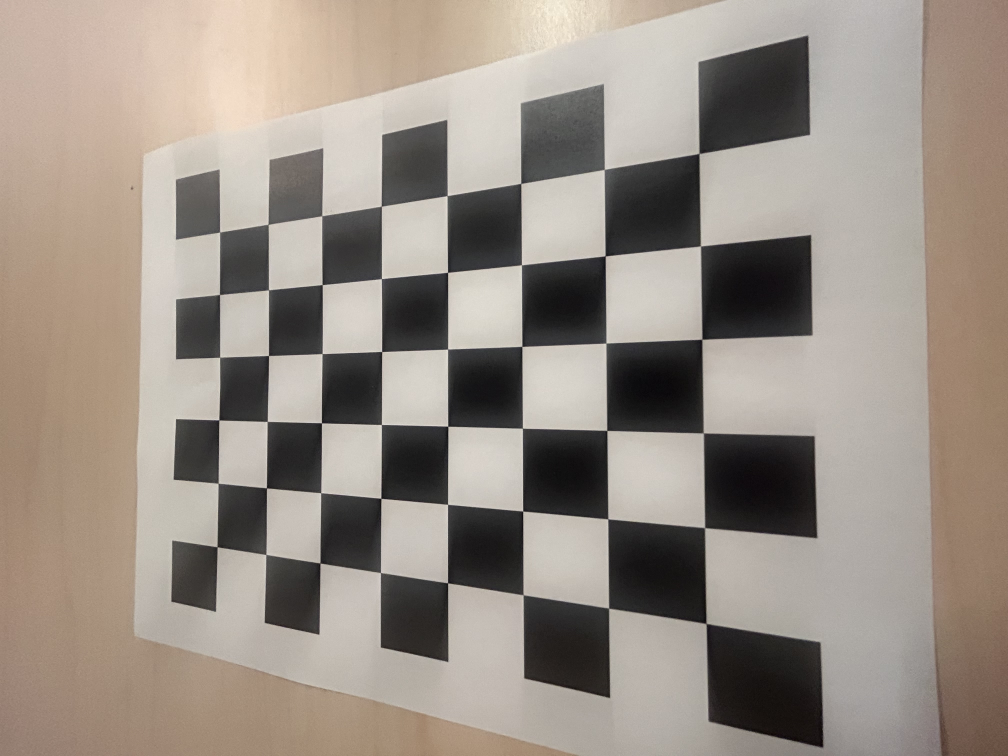
#> input picture top_side/camera_calibration/0.5 calibration.jpg, 4032 x 3024 px (shown at 1/4 size); its folder holds only this picture in this run
$ python measurementbasics.py
#> lines starting #> are read from the running program, lines starting #| are printed output that depends on the picture; after the words box and inside, x2 and y2 are one past the last pixel; in counts of white or black regions, pixels touching at a corner belong together
import cv2
import tkinter as tk
from tkinter import filedialog
from tkinter import messagebox
import csv
import os
import datetime
import numpy as np

BASE_DIR = os.path.dirname(os.path.abspath(__file__))
CALIBRATION_CSV = os.path.join(BASE_DIR, "camera_calibration", "camera_calibration_params.csv")

# Open file chooser dialog
root = tk.Tk()
root.withdraw()
image_path = filedialog.askopenfilename(
    title="Select an Image",
    filetypes=[("Image files", "*.jpg *.jpeg *.png *.bmp *.tiff")]
)
#> the answer given: camera_calibration/0.5 calibration.jpg

if not image_path:
    print("No file selected.")
    exit()

img = cv2.imread(image_path)
#> img is the input picture: shape (3024, 4032, 3); mean B, G, R 133.2, 142.7, 152.6
if img is None:
    print(f"Error: Could not load {image_path}")
    exit()

h, w = img.shape[:2]
filename = image_path.split("/")[-1].split("\\")[-1]
mtime = os.path.getmtime(image_path)
file_datetime = datetime.datetime.fromtimestamp(mtime).strftime("%Y-%m-%d  %H:%M:%S")

KNOWN_DISTANCE_MM = 125.0
ZOOM_STEP      = 1.2
ZOOM_MIN       = 1.0
ZOOM_MAX       = 20.0

# CLAHE (on LAB L channel) tuning: raise clip limit if edges stay flat,
# lower it if noise gets amplified.
CLAHE_CLIP_LIMIT = 2.0
CLAHE_TILE_GRID  = (8, 8)

# Homography rectification: real-world size of the measurement block whose four
# corners get clicked (clicked order: top-left, top-right, bottom-right, bottom-left).
BLOCK_WIDTH_MM   = 125.0
BLOCK_HEIGHT_MM  = 27.0
RECTIFY_PX_PER_MM = 4.0    # fixed output resolution of the rectified image
RECTIFY_MARGIN_MM = 150.0  # real-world area kept around the block on every side
RECTIFY_MAX_DIM   = 5000   # cap the canvas (px) so a huge margin can't blow up memory

font      = cv2.FONT_HERSHEY_SIMPLEX
scale     = 0.62
small_scale = 0.52
button_scale = 0.68
thickness = 1
padding   = 8
line_type = cv2.LINE_AA

PAIR_COLORS = [
    (0,   255, 255),   # yellow  — calibration
    (255, 255,   0),   # cyan    — measurement
    (255,   0, 255),   # magenta
    (0,   165, 255),   # orange
    (0,   255,   0),   # green
]

WINDOW_NAME    = "Image Viewer"
clicks         = []
ticker         = []
click_ticker_counts = []   # parallel to clicks: ticker lines each click appended (for undo)
pixels_per_mm = [None]
undistort_button_rect = [None]
undo_button_rect = [None]
save_button_rect = [None]
white_balance_button_rect = [None]
clahe_button_rect = [None]
rectify_button_rect = [None]
has_undistorted = [False]   # image may only be undistorted once
undistorted_img = [None]    # holds the undistorted image awaiting a manual save
base_img = [img.copy()]     # image without WB/CLAHE/rectify toggles applied
wb_enabled = [False]        # gray-world white balance toggle
clahe_enabled = [False]     # CLAHE contrast toggle

# Homography rectification state
rectify_enabled   = [False]   # show rectified (warped) view
rectify_pick_mode = [False]   # currently clicking the 4 block corners
rectify_corners   = []        # up to 4 (x, y) corner points in base-image coords
rectify_H         = [None]    # 3x3 homography (base coords -> rectified canvas)
rectify_size      = [None]    # (out_w, out_h) of the rectified canvas
rectify_scale     = [None]    # px per mm in the rectified image (auto from block)

# Zoom / pan state
zoom_level     = 1.0
view_x         = 0.0   # top-left of visible region in original image coords
view_y         = 0.0
pan_start      = [None]
pan_view_start = [None]

# [247 lines left out: functions parse_calibration_value, read_calibration_csv, reset_image_state, undo_last_click, undistort_loaded_image, save_undistorted_image and 9 more, not called in this run]

def pair_color(i):
    return PAIR_COLORS[(i // 2) % len(PAIR_COLORS)]

def px_distance(p1, p2):
    return ((p2[0]-p1[0])**2 + (p2[1]-p1[1])**2) ** 0.5

def draw_filled_rect_alpha(out, top_left, bottom_right, color, alpha):
    overlay = out.copy()
    cv2.rectangle(overlay, top_left, bottom_right, color, -1)
    cv2.addWeighted(overlay, alpha, out, 1 - alpha, 0, out)

def draw_text_panel(out, lines, anchor, align="left", vertical_align="top", panel_color=(20, 20, 20), alpha=0.78):
    text_sizes = [cv2.getTextSize(line, font, small_scale, thickness)[0] for line in lines]
    max_width = max((size[0] for size in text_sizes), default=0)
    line_height = max((size[1] for size in text_sizes), default=14) + padding
    panel_width = max_width + padding * 3
    panel_height = line_height * len(lines) + padding

    ax, ay = anchor
    if align == "right":
        x1 = ax - panel_width
    else:
        x1 = ax
    if vertical_align == "bottom":
        y1 = ay - panel_height
    else:
        y1 = ay
    x2 = x1 + panel_width
    y2 = y1 + panel_height

    draw_filled_rect_alpha(out, (x1, y1), (x2, y2), panel_color, alpha)
    cv2.rectangle(out, (x1, y1), (x2, y2), (80, 80, 80), 1, line_type)

    for i, line in enumerate(lines):
        y = y1 + padding + (i + 1) * line_height - padding // 2
        cv2.putText(out, line, (x1 + padding * 2, y), font, small_scale, (245,245,245), thickness, line_type)

def get_undistort_button_rect():
    label = "Undistort Image"
    (tw, th), _ = cv2.getTextSize(label, font, button_scale, thickness)
    x1 = padding * 2
    y1 = padding * 2
    x2 = x1 + tw + padding * 5
    y2 = y1 + th + padding * 4
    return label, (x1, y1, x2, y2)

def get_undo_button_rect():
    label = "Undo Click"
    (tw, th), _ = cv2.getTextSize(label, font, button_scale, thickness)
    # sit directly below the undistort button, sharing the same left edge
    _, (ux1, _uy1, _ux2, uy2) = get_undistort_button_rect()
    x1 = ux1
    y1 = uy2 + padding
    x2 = x1 + tw + padding * 5
    y2 = y1 + th + padding * 4
    return label, (x1, y1, x2, y2)

def get_save_button_rect():
    label = "Save Image"
    (tw, th), _ = cv2.getTextSize(label, font, button_scale, thickness)
    # sit directly below the undo button, sharing the same left edge
    _, (sx1, _sy1, _sx2, sy2) = get_undo_button_rect()
    x1 = sx1
    y1 = sy2 + padding
    x2 = x1 + tw + padding * 5
    y2 = y1 + th + padding * 4
    return label, (x1, y1, x2, y2)

def get_white_balance_button_rect():
    label = "White Balance"
    (tw, th), _ = cv2.getTextSize(label, font, button_scale, thickness)
    # sit directly below the save button, sharing the same left edge
    _, (wx1, _wy1, _wx2, wy2) = get_save_button_rect()
    x1 = wx1
    y1 = wy2 + padding
    x2 = x1 + tw + padding * 5
    y2 = y1 + th + padding * 4
    return label, (x1, y1, x2, y2)

def get_clahe_button_rect():
    label = "CLAHE Contrast"
    (tw, th), _ = cv2.getTextSize(label, font, button_scale, thickness)
    # sit directly below the white balance button, sharing the same left edge
    _, (cx1, _cy1, _cx2, cy2) = get_white_balance_button_rect()
    x1 = cx1
    y1 = cy2 + padding
    x2 = x1 + tw + padding * 5
    y2 = y1 + th + padding * 4
    return label, (x1, y1, x2, y2)

def get_rectify_button_label():
    if rectify_pick_mode[0]:
        return f"Picking corner {len(rectify_corners) + 1}/4"
    if rectify_H[0] is None:
        return "Rectify Block"
    return "Rectify: ON" if rectify_enabled[0] else "Rectify: OFF"

def get_rectify_button_rect():
    # width sized to the longest possible label so the box doesn't jump around
    (tw, th), _ = cv2.getTextSize("Picking corner 4/4", font, button_scale, thickness)
    # sit directly below the CLAHE button, sharing the same left edge
    _, (rx1, _ry1, _rx2, ry2) = get_clahe_button_rect()
    x1 = rx1
    y1 = ry2 + padding
    x2 = x1 + tw + padding * 5
    y2 = y1 + th + padding * 4
    return get_rectify_button_label(), (x1, y1, x2, y2)

# [15 lines left out: functions is_inside_rect, get_display_size, clamp_view, not called in this run]

def get_crop_bounds():
    # the source-image region currently visible (depends on zoom / pan).
    x1 = max(0, int(view_x))
    y1 = max(0, int(view_y))
    x2 = min(w, int(view_x + w / zoom_level) + 1)
    y2 = min(h, int(view_y + h / zoom_level) + 1)
    return x1, y1, x2, y2

def get_view_layout(dw, dh):
    # Fit the visible crop into the display preserving aspect ratio (letterbox).
    # Returns the crop bounds plus the uniform scale f and the black-bar offset
    # (off_x, off_y). All display<->original mapping uses this so clicks line up.
    x1, y1, x2, y2 = get_crop_bounds()
    crop_w = max(1, x2 - x1)
    crop_h = max(1, y2 - y1)
    f = min(dw / crop_w, dh / crop_h)
    content_w = crop_w * f
    content_h = crop_h * f
    off_x = (dw - content_w) / 2.0
    off_y = (dh - content_h) / 2.0
    return x1, y1, x2, y2, f, off_x, off_y

# [15 lines left out: functions display_to_orig, orig_to_display, not called in this run]

def draw_frame(dw, dh):
    x1, y1, x2, y2, f, off_x, off_y = get_view_layout(dw, dh)
    content_w = max(1, int(round((x2 - x1) * f)))
    content_h = max(1, int(round((y2 - y1) * f)))
    resized = cv2.resize(img[y1:y2, x1:x2], (content_w, content_h), interpolation=cv2.INTER_LINEAR)

    # paste the fitted image onto a black canvas (the letterbox bars)
    out = np.zeros((dh, dw, 3), dtype=np.uint8)
    oxi = max(0, int(round(off_x)))
    oyi = max(0, int(round(off_y)))
    out[oyi:oyi + content_h, oxi:oxi + content_w] = resized[:dh - oyi, :dw - oxi]

    # --- Click dots ---
    for idx, (ox, oy) in enumerate(clicks):
        dx, dy = orig_to_display(ox, oy, dw, dh)
        if 0 <= dx < dw and 0 <= dy < dh:
            cv2.circle(out, (dx, dy), 5, pair_color(idx), -1)

    # --- Rectification corner markers (while picking) ---
    if rectify_pick_mode[0]:
        corner_names = ["TL", "TR", "BR", "BL"]
        pts = []
        for ci, (ox, oy) in enumerate(rectify_corners):
            dx, dy = orig_to_display(ox, oy, dw, dh)
            pts.append((dx, dy))
            cv2.drawMarker(out, (dx, dy), (0, 0, 255), cv2.MARKER_CROSS, 16, 2)
            cv2.putText(out, corner_names[ci], (dx + 6, dy - 6), font, small_scale, (0, 0, 255), thickness, line_type)
        # connect the corners placed so far to preview the quad
        if len(pts) >= 2:
            cv2.polylines(out, [np.array(pts, dtype=np.int32)], len(pts) == 4, (0, 0, 255), 1, line_type)

    # --- Undistort button ---
    label, button_rect = get_undistort_button_rect()
    undistort_button_rect[0] = button_rect
    bx1, by1, bx2, by2 = button_rect
    undistort_enabled = not has_undistorted[0]
    undistort_fill = (32, 74, 104) if undistort_enabled else (40, 40, 40)
    undistort_text_color = (255, 255, 255) if undistort_enabled else (130, 130, 130)
    draw_filled_rect_alpha(out, (bx1, by1), (bx2, by2), undistort_fill, 0.88)
    cv2.rectangle(out, (bx1, by1), (bx2, by2), (180, 225, 245), 1, line_type)
    cv2.putText(out, label, (bx1 + padding * 2, by2 - padding * 2), font, button_scale, undistort_text_color, thickness, line_type)

    # --- Undo button ---
    undo_label, undo_rect = get_undo_button_rect()
    undo_button_rect[0] = undo_rect
    ux1, uy1, ux2, uy2 = undo_rect
    undo_enabled = len(clicks) > 0
    undo_fill = (40, 60, 90) if undo_enabled else (40, 40, 40)
    undo_text_color = (255, 255, 255) if undo_enabled else (130, 130, 130)
    draw_filled_rect_alpha(out, (ux1, uy1), (ux2, uy2), undo_fill, 0.88)
    cv2.rectangle(out, (ux1, uy1), (ux2, uy2), (180, 225, 245), 1, line_type)
    cv2.putText(out, undo_label, (ux1 + padding * 2, uy2 - padding * 2), font, button_scale, undo_text_color, thickness, line_type)

    # --- Save button ---
    save_label, save_rect = get_save_button_rect()
    save_button_rect[0] = save_rect
    sx1, sy1, sx2, sy2 = save_rect
    save_enabled = undistorted_img[0] is not None
    save_fill = (40, 90, 60) if save_enabled else (40, 40, 40)
    save_text_color = (255, 255, 255) if save_enabled else (130, 130, 130)
    draw_filled_rect_alpha(out, (sx1, sy1), (sx2, sy2), save_fill, 0.88)
    cv2.rectangle(out, (sx1, sy1), (sx2, sy2), (180, 225, 245), 1, line_type)
    cv2.putText(out, save_label, (sx1 + padding * 2, sy2 - padding * 2), font, button_scale, save_text_color, thickness, line_type)

    # --- White balance button (toggle) ---
    wb_label, wb_rect = get_white_balance_button_rect()
    white_balance_button_rect[0] = wb_rect
    wx1, wy1, wx2, wy2 = wb_rect
    wb_fill = (40, 120, 40) if wb_enabled[0] else (90, 70, 40)
    wb_border = (120, 255, 120) if wb_enabled[0] else (180, 225, 245)
    draw_filled_rect_alpha(out, (wx1, wy1), (wx2, wy2), wb_fill, 0.88)
    cv2.rectangle(out, (wx1, wy1), (wx2, wy2), wb_border, 1, line_type)
    cv2.putText(out, wb_label, (wx1 + padding * 2, wy2 - padding * 2), font, button_scale, (255, 255, 255), thickness, line_type)

    # --- CLAHE button (toggle) ---
    clahe_label, clahe_rect = get_clahe_button_rect()
    clahe_button_rect[0] = clahe_rect
    cx1, cy1, cx2, cy2 = clahe_rect
    clahe_fill = (40, 120, 40) if clahe_enabled[0] else (70, 40, 90)
    clahe_border = (120, 255, 120) if clahe_enabled[0] else (180, 225, 245)
    draw_filled_rect_alpha(out, (cx1, cy1), (cx2, cy2), clahe_fill, 0.88)
    cv2.rectangle(out, (cx1, cy1), (cx2, cy2), clahe_border, 1, line_type)
    cv2.putText(out, clahe_label, (cx1 + padding * 2, cy2 - padding * 2), font, button_scale, (255, 255, 255), thickness, line_type)

    # --- Rectify button (pick corners / toggle) ---
    rect_label, rect_rect = get_rectify_button_rect()
    rectify_button_rect[0] = rect_rect
    rx1, ry1, rx2, ry2 = rect_rect
    if rectify_pick_mode[0]:
        rect_fill, rect_border = (40, 90, 160), (120, 200, 255)   # picking
    elif rectify_enabled[0]:
        rect_fill, rect_border = (40, 120, 40), (120, 255, 120)   # on
    else:
        rect_fill, rect_border = (90, 60, 40), (180, 225, 245)    # off / not set
    draw_filled_rect_alpha(out, (rx1, ry1), (rx2, ry2), rect_fill, 0.88)
    cv2.rectangle(out, (rx1, ry1), (rx2, ry2), rect_border, 1, line_type)
    cv2.putText(out, rect_label, (rx1 + padding * 2, ry2 - padding * 2), font, button_scale, (255, 255, 255), thickness, line_type)

    # --- Lower-right info label ---
    info_lines = [filename, f"{w} x {h}", file_datetime, f"Zoom {zoom_level:.1f}x"]
    text_sizes = [cv2.getTextSize(line, font, small_scale, thickness)[0] for line in info_lines]
    panel_height = (max(size[1] for size in text_sizes) + padding) * len(info_lines) + padding
    draw_text_panel(out, info_lines, (dw - padding * 2, dh - padding * 2), align="right", vertical_align="bottom")

    # --- Upper-right ticker ---
    if ticker:
        visible_ticker = ticker[-8:]
        ticker_lines = [line for line, _color in visible_ticker]
        text_sizes = [cv2.getTextSize(line, font, small_scale, thickness)[0] for line in ticker_lines]
        max_width = max(size[0] for size in text_sizes)
        line_height = max(size[1] for size in text_sizes) + padding
        panel_width = max_width + padding * 3
        panel_height = line_height * len(visible_ticker) + padding
        x1 = dw - panel_width - padding * 2
        y1 = padding * 2
        x2 = x1 + panel_width
        y2 = y1 + panel_height
        draw_filled_rect_alpha(out, (x1, y1), (x2, y2), (20, 20, 20), 0.78)
        cv2.rectangle(out, (x1, y1), (x2, y2), (80, 80, 80), 1, line_type)
        for i, (line, color) in enumerate(visible_ticker):
            ly = y1 + padding + (i + 1) * line_height - padding // 2
            cv2.putText(out, line, (x1 + padding * 2, ly), font, small_scale, color, thickness, line_type)

    return out

# [104 lines left out: function mouse_callback, not called in this run]

# --- Init ---
cv2.namedWindow(WINDOW_NAME, cv2.WINDOW_NORMAL)
init_w = min(w, 1200)
init_h = int(h * init_w / w)
cv2.resizeWindow(WINDOW_NAME, init_w, init_h)
cv2.imshow(WINDOW_NAME, draw_frame(init_w, init_h))
#> in get_undistort_button_rect, `(tw, th), _ = cv2.getTextSize(label, font, button_scale, thickness)`: tw = 172; th = 15
#> in get_undistort_button_rect, `x2 = x1 + tw + padding * 5`: x2 = 228
#> in get_undistort_button_rect, `y2 = y1 + th + padding * 4`: y2 = 63
#> in draw_frame, `label, button_rect = get_undistort_button_rect()`: label = 'Undistort Image'; button_rect = (16, 16, 228, 63)
#> in draw_frame, `bx1, by1, bx2, by2 = button_rect`: bx1 = 16; bx2 = 228; by2 = 63
#> in draw_filled_rect_alpha, `cv2.rectangle(overlay, top_left, bottom_right, color, -1)`:
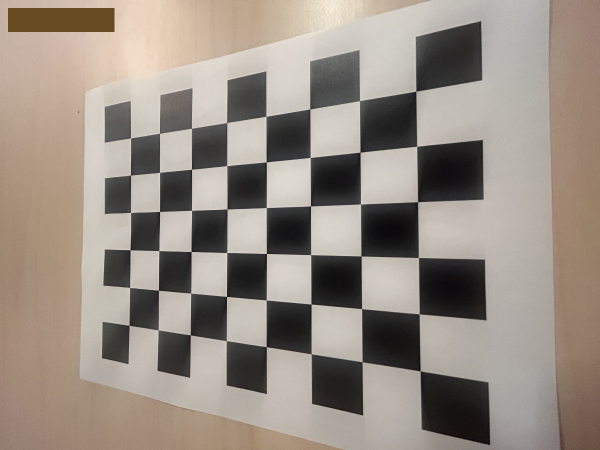
#> overlay: shape (900, 1200, 3) (shown at 1/2 size); mean B, G, R 131.8, 141.5, 151.5
#> in draw_frame, `cv2.putText(out, label, (bx1 + padding * 2, by2 - padding * 2), font, ..`:
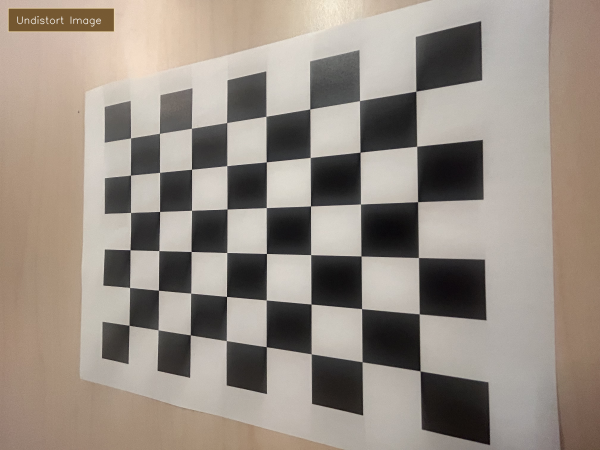
#> out: shape (900, 1200, 3) (shown at 1/2 size); mean B, G, R 132.1, 141.8, 151.7
#> in get_undo_button_rect, `(tw, th), _ = cv2.getTextSize(label, font, button_scale, thickness)`: tw = 115; th = 15
#> in get_undo_button_rect, `_, (ux1, _uy1, _ux2, uy2) = get_undistort_button_rect()`: ux1 = 16; uy2 = 63
#> in get_undo_button_rect, `x1 = ux1`: x1 = 16
#> in get_undo_button_rect, `y1 = uy2 + padding`: y1 = 71
#> in get_undo_button_rect, `x2 = x1 + tw + padding * 5`: x2 = 171
#> in get_undo_button_rect, `y2 = y1 + th + padding * 4`: y2 = 118
#> in draw_frame, `undo_label, undo_rect = get_undo_button_rect()`: undo_label = 'Undo Click'; undo_rect = (16, 71, 171, 118)
#> in draw_frame, `ux1, uy1, ux2, uy2 = undo_rect`: ux1 = 16; uy1 = 71; ux2 = 171; uy2 = 118
#> call 2 of draw_filled_rect_alpha, with top_left = (16, 71), bottom_right = (171, 118), color = (40, 40, 40), alpha = 0.88
#> in draw_filled_rect_alpha (call 2), `cv2.rectangle(overlay, top_left, bottom_right, color, -1)`:
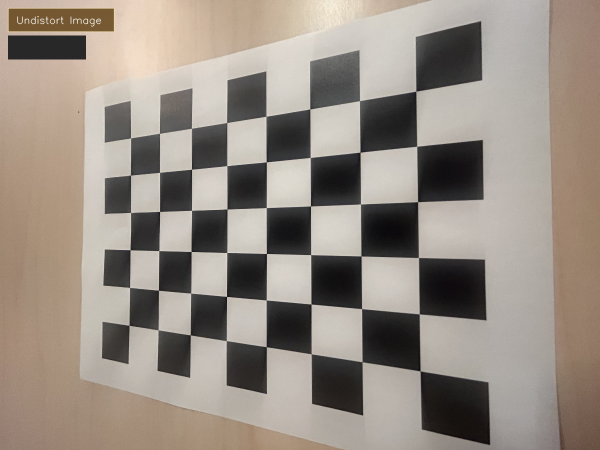
#> overlay: shape (900, 1200, 3) (shown at 1/2 size); 0.69% of pixels changed, all inside (x1, y1, x2, y2) = (16, 71, 172, 119)
#> in draw_frame, `cv2.rectangle(out, (ux1, uy1), (ux2, uy2), (180, 225, 245), 1, line_ty..`:
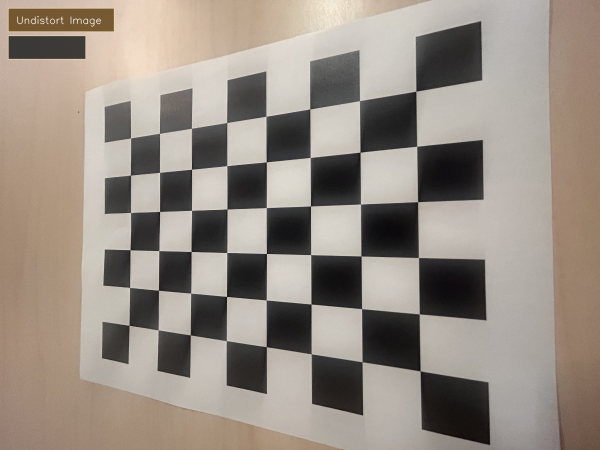
#> out: shape (900, 1200, 3) (shown at 1/2 size); mean B, G, R 131.3, 141, 150.8
#> in get_save_button_rect, `(tw, th), _ = cv2.getTextSize(label, font, button_scale, thickness)`: tw = 125; th = 15
#> in get_save_button_rect, `_, (sx1, _sy1, _sx2, sy2) = get_undo_button_rect()`: sx1 = 16; sy2 = 118
#> in get_save_button_rect, `x1 = sx1`: x1 = 16
#> in get_save_button_rect, `y1 = sy2 + padding`: y1 = 126
#> in get_save_button_rect, `x2 = x1 + tw + padding * 5`: x2 = 181
#> in get_save_button_rect, `y2 = y1 + th + padding * 4`: y2 = 173
#> in draw_frame, `save_label, save_rect = get_save_button_rect()`: save_label = 'Save Image'; save_rect = (16, 126, 181, 173)
#> in draw_frame, `sx1, sy1, sx2, sy2 = save_rect`: sx1 = 16; sy1 = 126; sx2 = 181; sy2 = 173
#> call 3 of draw_filled_rect_alpha, with top_left = (16, 126), bottom_right = (181, 173), color = (40, 40, 40), alpha = 0.88
#> in draw_filled_rect_alpha (call 3), `cv2.rectangle(overlay, top_left, bottom_right, color, -1)`:
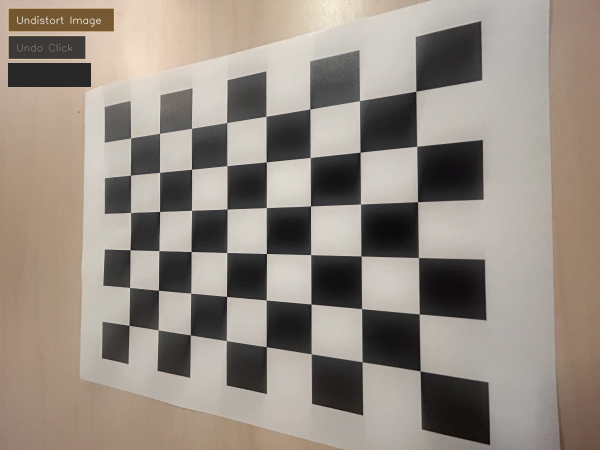
#> overlay: shape (900, 1200, 3) (shown at 1/2 size); mean B, G, R 130.5, 140, 149.6
#> in draw_frame, `cv2.rectangle(out, (sx1, sy1), (sx2, sy2), (180, 225, 245), 1, line_ty..`:
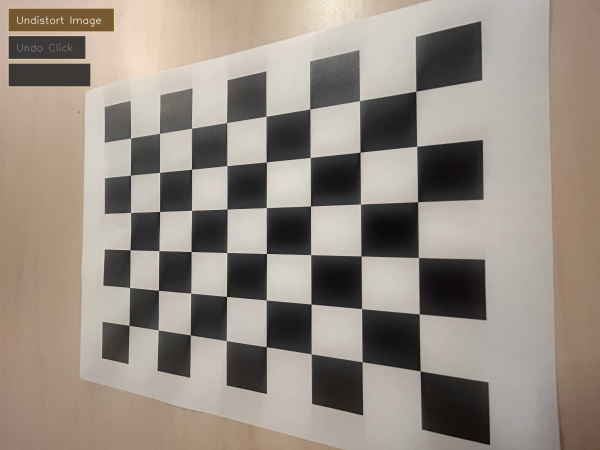
#> out: shape (900, 1200, 3) (shown at 1/2 size); mean B, G, R 130.6, 140.2, 149.9
#> in get_white_balance_button_rect, `(tw, th), _ = cv2.getTextSize(label, font, button_scale, thickness)`: tw = 150; th = 15
#> in get_white_balance_button_rect, `_, (wx1, _wy1, _wx2, wy2) = get_save_button_rect()`: wx1 = 16; wy2 = 173
#> in get_white_balance_button_rect, `x1 = wx1`: x1 = 16
#> in get_white_balance_button_rect, `y1 = wy2 + padding`: y1 = 181
#> in get_white_balance_button_rect, `x2 = x1 + tw + padding * 5`: x2 = 206
#> in get_white_balance_button_rect, `y2 = y1 + th + padding * 4`: y2 = 228
#> in draw_frame, `wb_label, wb_rect = get_white_balance_button_rect()`: wb_label = 'White Balance'; wb_rect = (16, 181, 206, 228)
#> in draw_frame, `wx1, wy1, wx2, wy2 = wb_rect`: wx1 = 16; wy1 = 181; wx2 = 206; wy2 = 228
#> call 4 of draw_filled_rect_alpha, with top_left = (16, 181), bottom_right = (206, 228), color = (90, 70, 40), alpha = 0.88
#> in draw_filled_rect_alpha (call 4), `cv2.rectangle(overlay, top_left, bottom_right, color, -1)`:
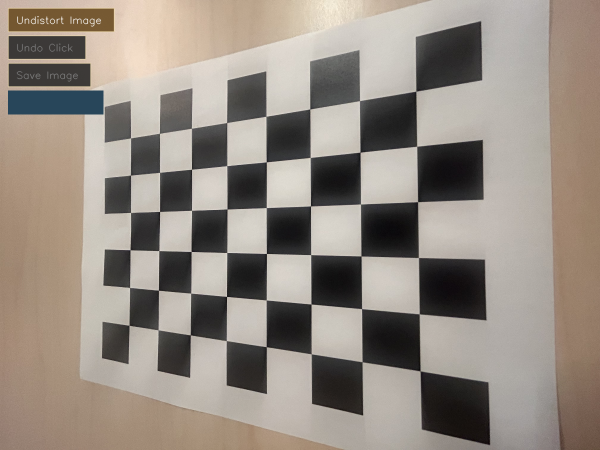
#> overlay: shape (900, 1200, 3) (shown at 1/2 size); mean B, G, R 130.1, 139.3, 148.6
#> (the rest of the program and of its run is left out)
